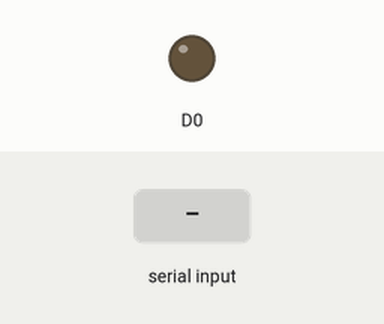
Simulated run of this sketch. Board: ESP8266 (NodeMCU). On the bench: output pins drawn as LEDs (lit = HIGH). Inputs (shaded band) come from the test bench. What the sketch prints to the serial monitor is not drawn.

Above: at 11.2 s.
11.3 s: byte 30 received over Serial
At 12.4 s:
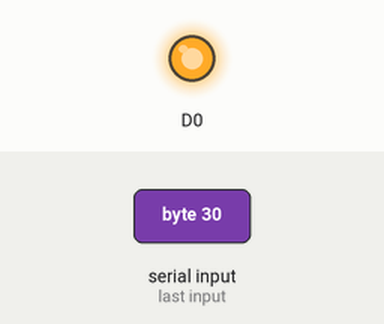
12.8 s: byte 90 received over Serial
At 13.9 s:
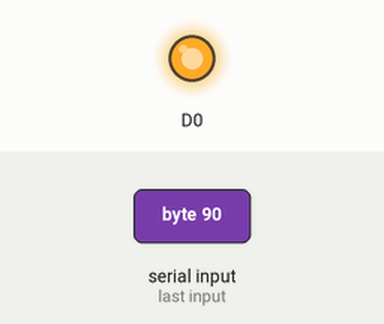
14.4 s: byte 120 received over Serial
At 15.1 s:
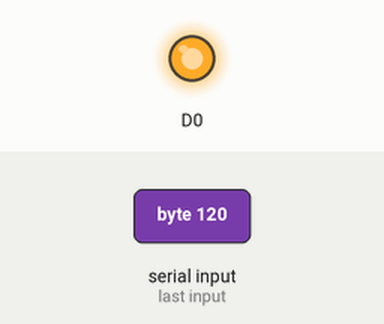
Timing chart, 0 to 17.4 s (numbered marks = the images above; inputs shaded):
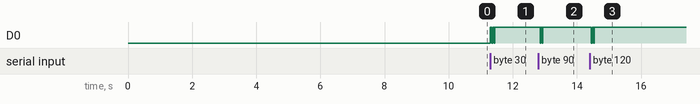

The sketch:

swrail_communication2.ino
```cpp
int inx = 0;         // incoming serial byte
void setup() {
  Serial.begin(2400);
  pinMode(D0, OUTPUT);
   Serial.println(" ");
      Serial.println(" ");
   delay(2000);
  Serial.println("------------ishinder------------------------"); delay(2000);
  Serial.println("------------------------------------"); delay(2000);
  Serial.println("------------------------------------"); delay(2000);
  Serial.println("hi kiddan ki haal chal ");
  delay(2000);
}

void loop() {


   if (Serial.available() > 0) {
     inx = Serial.read();
   digitalWrite(D0, 1);
  delay(50);
  digitalWrite(D0, 0);
  delay(20);
  digitalWrite(D0, 1);
  delay(50);
  digitalWrite(D0, 0);
  delay(20);
  digitalWrite(D0, 1);
 Serial.write(inx);
  //  Serial.println(" ");

   }
   // send sensor values:


}
```

Measured:
- after the input at 11.3 s, D0: alternates HIGH for 0.05 s and LOW for 0.02 s, 5 changes in all, then stays HIGH, starting at once
- after the input at 12.8 s, D0: alternates HIGH for 0.05 s and LOW for 0.02 s, 4 changes in all, then stays HIGH, starting after 0.05 s
- after the input at 14.4 s, D0: alternates HIGH for 0.05 s and LOW for 0.02 s, 4 changes in all, then stays HIGH, starting after 0.05 s
